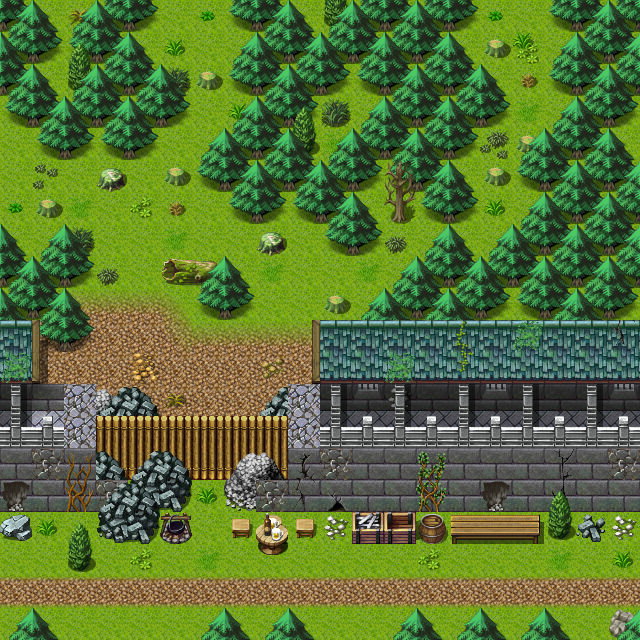

The image is a tile-based game level rendered from a .tmx file. Its description and source (layers, tilesets, objects; grid data summarised) follow:
An orthogonal 20x20 tile map with 32x32 px tiles, 4 tile layers (Ground, Objects, Above, Top), 1 hidden layer not drawn, 60 tilesets and 19 objects (8x spawn, 7x mapchange, 3x script, key).

<map version="1.4" tiledversion="1.4.3" orientation="orthogonal" renderorder="right-down" width="20" height="20" tilewidth="32" tileheight="32" infinite="0" nextlayerid="10" nextobjectid="20">
 <tileset firstgid="1" name="map_bed_1" tilewidth="32" tileheight="32" tilecount="128" columns="16">
  <image source="../drawable/map_bed_1.png" width="512" height="256" />
 </tileset>
 <tileset firstgid="129" name="map_border_1" tilewidth="32" tileheight="32" tilecount="128" columns="16">
  <image source="../drawable/map_border_1.png" width="512" height="256" />
 </tileset>
 <tileset firstgid="257" name="map_bridge_1" tilewidth="32" tileheight="32" tilecount="128" columns="16">
  <image source="../drawable/map_bridge_1.png" width="512" height="256" />
 </tileset>
 <tileset firstgid="385" name="map_bridge_2" tilewidth="32" tileheight="32" tilecount="128" columns="16">
  <image source="../drawable/map_bridge_2.png" width="512" height="256" />
 </tileset>
 <tileset firstgid="513" name="map_broken_1" tilewidth="32" tileheight="32" tilecount="128" columns="16">
  <image source="../drawable/map_broken_1.png" width="512" height="256" />
 </tileset>
 <tileset firstgid="641" name="map_cavewall_1" tilewidth="32" tileheight="32" tilecount="108" columns="18">
  <image source="../drawable/map_cavewall_1.png" width="576" height="192" />
 </tileset>
 <tileset firstgid="749" name="map_cavewall_2" tilewidth="32" tileheight="32" tilecount="108" columns="18">
  <image source="../drawable/map_cavewall_2.png" width="576" height="192" />
 </tileset>
 <tileset firstgid="857" name="map_cavewall_3" tilewidth="32" tileheight="32" tilecount="108" columns="18">
  <image source="../drawable/map_cavewall_3.png" width="576" height="192" />
 </tileset>
 <tileset firstgid="965" name="map_cavewall_4" tilewidth="32" tileheight="32" tilecount="108" columns="18">
  <image source="../drawable/map_cavewall_4.png" width="576" height="192" />
 </tileset>
 <tileset firstgid="1073" name="map_chair_table_1" tilewidth="32" tileheight="32" tilecount="128" columns="16">
  <image source="../drawable/map_chair_table_1.png" width="512" height="256" />
 </tileset>
 <tileset firstgid="1201" name="map_chair_table_2" tilewidth="32" tileheight="32" tilecount="128" columns="16">
  <image source="../drawable/map_chair_table_2.png" width="512" height="256" />
 </tileset>
 <tileset firstgid="1329" name="map_crate_1" tilewidth="32" tileheight="32" tilecount="128" columns="16">
  <image source="../drawable/map_crate_1.png" width="512" height="256" />
 </tileset>
 <tileset firstgid="1457" name="map_cupboard_1" tilewidth="32" tileheight="32" tilecount="128" columns="16">
  <image source="../drawable/map_cupboard_1.png" width="512" height="256" />
 </tileset>
 <tileset firstgid="1585" name="map_curtain_1" tilewidth="32" tileheight="32" tilecount="128" columns="16">
  <image source="../drawable/map_curtain_1.png" width="512" height="256" />
 </tileset>
 <tileset firstgid="1713" name="map_entrance_1" tilewidth="32" tileheight="32" tilecount="128" columns="16">
  <image source="../drawable/map_entrance_1.png" width="512" height="256" />
 </tileset>
 <tileset firstgid="1841" name="map_entrance_2" tilewidth="32" tileheight="32" tilecount="128" columns="16">
  <image source="../drawable/map_entrance_2.png" width="512" height="256" />
 </tileset>
 <tileset firstgid="1969" name="map_fence_1" tilewidth="32" tileheight="32" tilecount="128" columns="16">
  <image source="../drawable/map_fence_1.png" width="512" height="256" />
 </tileset>
 <tileset firstgid="2097" name="map_fence_2" tilewidth="32" tileheight="32" tilecount="128" columns="16">
  <image source="../drawable/map_fence_2.png" width="512" height="256" />
 </tileset>
 <tileset firstgid="2225" name="map_fence_3" tilewidth="32" tileheight="32" tilecount="128" columns="16">
  <image source="../drawable/map_fence_3.png" width="512" height="256" />
 </tileset>
 <tileset firstgid="2353" name="map_fence_4" tilewidth="32" tileheight="32" tilecount="128" columns="16">
  <image source="../drawable/map_fence_4.png" width="512" height="256" />
 </tileset>
 <tileset firstgid="2481" name="map_ground_1" tilewidth="32" tileheight="32" tilecount="128" columns="16">
  <image source="../drawable/map_ground_1.png" width="512" height="256" />
 </tileset>
 <tileset firstgid="2609" name="map_ground_2" tilewidth="32" tileheight="32" tilecount="128" columns="16">
  <image source="../drawable/map_ground_2.png" width="512" height="256" />
 </tileset>
 <tileset firstgid="2737" name="map_ground_3" tilewidth="32" tileheight="32" tilecount="128" columns="16">
  <image source="../drawable/map_ground_3.png" width="512" height="256" />
 </tileset>
 <tileset firstgid="2865" name="map_ground_4" tilewidth="32" tileheight="32" tilecount="128" columns="16">
  <image source="../drawable/map_ground_4.png" width="512" height="256" />
 </tileset>
 <tileset firstgid="2993" name="map_ground_5" tilewidth="32" tileheight="32" tilecount="128" columns="16">
  <image source="../drawable/map_ground_5.png" width="512" height="256" />
 </tileset>
 <tileset firstgid="3121" name="map_ground_6" tilewidth="32" tileheight="32" tilecount="128" columns="16">
  <image source="../drawable/map_ground_6.png" width="512" height="256" />
 </tileset>
 <tileset firstgid="3249" name="map_ground_7" tilewidth="32" tileheight="32" tilecount="128" columns="16">
  <image source="../drawable/map_ground_7.png" width="512" height="256" />
 </tileset>
 <tileset firstgid="3377" name="map_ground_8" tilewidth="32" tileheight="32" tilecount="128" columns="16">
  <image source="../drawable/map_ground_8.png" width="512" height="256" />
 </tileset>
 <tileset firstgid="3505" name="map_house_1" tilewidth="32" tileheight="32" tilecount="128" columns="16">
  <image source="../drawable/map_house_1.png" width="512" height="256" />
 </tileset>
 <tileset firstgid="3633" name="map_house_2" tilewidth="32" tileheight="32" tilecount="128" columns="16">
  <image source="../drawable/map_house_2.png" width="512" height="256" />
 </tileset>
 <tileset firstgid="3761" name="map_indoor_1" tilewidth="32" tileheight="32" tilecount="128" columns="16">
  <image source="../drawable/map_indoor_1.png" width="512" height="256" />
 </tileset>
 <tileset firstgid="3889" name="map_indoor_2" tilewidth="32" tileheight="32" tilecount="128" columns="16">
  <image source="../drawable/map_indoor_2.png" width="512" height="256" />
 </tileset>
 <tileset firstgid="4017" name="map_kitchen_1" tilewidth="32" tileheight="32" tilecount="128" columns="16">
  <image source="../drawable/map_kitchen_1.png" width="512" height="256" />
 </tileset>
 <tileset firstgid="4145" name="map_outdoor_1" tilewidth="32" tileheight="32" tilecount="128" columns="16">
  <image source="../drawable/map_outdoor_1.png" width="512" height="256" />
 </tileset>
 <tileset firstgid="4273" name="map_pillar_1" tilewidth="32" tileheight="32" tilecount="128" columns="16">
  <image source="../drawable/map_pillar_1.png" width="512" height="256" />
 </tileset>
 <tileset firstgid="4401" name="map_pillar_2" tilewidth="32" tileheight="32" tilecount="128" columns="16">
  <image source="../drawable/map_pillar_2.png" width="512" height="256" />
 </tileset>
 <tileset firstgid="4529" name="map_plant_1" tilewidth="32" tileheight="32" tilecount="128" columns="16">
  <image source="../drawable/map_plant_1.png" width="512" height="256" />
 </tileset>
 <tileset firstgid="4657" name="map_plant_2" tilewidth="32" tileheight="32" tilecount="128" columns="16">
  <image source="../drawable/map_plant_2.png" width="512" height="256" />
 </tileset>
 <tileset firstgid="4785" name="map_rock_1" tilewidth="32" tileheight="32" tilecount="128" columns="16">
  <image source="../drawable/map_rock_1.png" width="512" height="256" />
 </tileset>
 <tileset firstgid="4913" name="map_rock_2" tilewidth="32" tileheight="32" tilecount="128" columns="16">
  <image source="../drawable/map_rock_2.png" width="512" height="256" />
 </tileset>
 <tileset firstgid="5041" name="map_roof_1" tilewidth="32" tileheight="32" tilecount="128" columns="16">
  <image source="../drawable/map_roof_1.png" width="512" height="256" />
 </tileset>
 <tileset firstgid="5169" name="map_roof_2" tilewidth="32" tileheight="32" tilecount="128" columns="16">
  <image source="../drawable/map_roof_2.png" width="512" height="256" />
 </tileset>
 <tileset firstgid="5297" name="map_roof_3" tilewidth="32" tileheight="32" tilecount="128" columns="16">
  <image source="../drawable/map_roof_3.png" width="512" height="256" />
 </tileset>
 <tileset firstgid="5425" name="map_shop_1" tilewidth="32" tileheight="32" tilecount="128" columns="16">
  <image source="../drawable/map_shop_1.png" width="512" height="256" />
 </tileset>
 <tileset firstgid="5553" name="map_sign_ladder_1" tilewidth="32" tileheight="32" tilecount="128" columns="16">
  <image source="../drawable/map_sign_ladder_1.png" width="512" height="256" />
 </tileset>
 <tileset firstgid="5681" name="map_table_1" tilewidth="32" tileheight="32" tilecount="128" columns="16">
  <image source="../drawable/map_table_1.png" width="512" height="256" />
 </tileset>
 <tileset firstgid="5809" name="map_trail_1" tilewidth="32" tileheight="32" tilecount="128" columns="16">
  <image source="../drawable/map_trail_1.png" width="512" height="256" />
 </tileset>
 <tileset firstgid="5937" name="map_transition_1" tilewidth="32" tileheight="32" tilecount="128" columns="16">
  <image source="../drawable/map_transition_1.png" width="512" height="256" />
 </tileset>
 <tileset firstgid="6065" name="map_transition_2" tilewidth="32" tileheight="32" tilecount="128" columns="16">
  <image source="../drawable/map_transition_2.png" width="512" height="256" />
 </tileset>
 <tileset firstgid="6193" name="map_transition_3" tilewidth="32" tileheight="32" tilecount="128" columns="16">
  <image source="../drawable/map_transition_3.png" width="512" height="256" />
 </tileset>
 <tileset firstgid="6321" name="map_transition_4" tilewidth="32" tileheight="32" tilecount="128" columns="16">
  <image source="../drawable/map_transition_4.png" width="512" height="256" />
 </tileset>
 <tileset firstgid="6449" name="map_transition_5" tilewidth="32" tileheight="32" tilecount="128" columns="16">
  <image source="../drawable/map_transition_5.png" width="512" height="256" />
 </tileset>
 <tileset firstgid="6577" name="map_tree_1" tilewidth="32" tileheight="32" tilecount="128" columns="16">
  <image source="../drawable/map_tree_1.png" width="512" height="256" />
 </tileset>
 <tileset firstgid="6705" name="map_tree_2" tilewidth="32" tileheight="32" tilecount="128" columns="16">
  <image source="../drawable/map_tree_2.png" width="512" height="256" />
 </tileset>
 <tileset firstgid="6833" name="map_wall_1" tilewidth="32" tileheight="32" tilecount="128" columns="16">
  <image source="../drawable/map_wall_1.png" width="512" height="256" />
 </tileset>
 <tileset firstgid="6961" name="map_wall_2" tilewidth="32" tileheight="32" tilecount="120" columns="15">
  <image source="../drawable/map_wall_2.png" width="480" height="256" />
 </tileset>
 <tileset firstgid="7081" name="map_wall_3" tilewidth="32" tileheight="32" tilecount="120" columns="15">
  <image source="../drawable/map_wall_3.png" width="480" height="256" />
 </tileset>
 <tileset firstgid="7201" name="map_wall_4" tilewidth="32" tileheight="32" tilecount="120" columns="15">
  <image source="../drawable/map_wall_4.png" width="480" height="256" />
 </tileset>
 <tileset firstgid="7321" name="map_window_1" tilewidth="32" tileheight="32" tilecount="128" columns="16">
  <image source="../drawable/map_window_1.png" width="512" height="256" />
 </tileset>
 <tileset firstgid="7449" name="map_window_2" tilewidth="32" tileheight="32" tilecount="128" columns="16">
  <image source="../drawable/map_window_2.png" width="512" height="256" />
 </tileset>
 <layer id="1" name="Ground" width="20" height="20">
  <data>[400 cells, 400 non-empty, 10 distinct tile ids]</data>
 </layer>
 <layer id="2" name="Objects" width="20" height="20">
  <data>[400 cells, 253 non-empty, 65 distinct tile ids]</data>
 </layer>
 <layer id="3" name="Above" width="20" height="20">
  <data>[400 cells, 90 non-empty, 17 distinct tile ids]</data>
 </layer>
 <layer id="4" name="Top" width="20" height="20">
  <data>[400 cells, 17 non-empty, 3 distinct tile ids]</data>
 </layer>
 <layer id="5" name="Walkable" width="20" height="20" visible="0">
  <data>[400 cells, 222 non-empty, 1 distinct tile ids]</data>
 </layer>
 <objectgroup id="6" name="Mapevents">
  <object id="4" name="east1" type="mapchange" x="608" y="384" width="32" height="64">
   <properties>
    <property name="map" value="wild18" />
    <property name="place" value="west1" />
   </properties>
  </object>
  <object id="6" name="north1" type="mapchange" x="160" y="0" width="64" height="32">
   <properties>
    <property name="map" value="blackwater_mountain0" />
    <property name="place" value="south1" />
   </properties>
  </object>
  <object id="7" name="west1" type="mapchange" x="0" y="128" width="32" height="128">
   <properties>
    <property name="map" value="wild20" />
    <property name="place" value="east1" />
   </properties>
  </object>
  <object id="14" name="north2" type="mapchange" x="480" y="0" width="64" height="32">
   <properties>
    <property name="map" value="blackwater_mountain0" />
    <property name="place" value="south2" />
   </properties>
  </object>
  <object id="15" name="east2" type="mapchange" x="608" y="512" width="32" height="96">
   <properties>
    <property name="map" value="wild18" />
    <property name="place" value="west2" />
   </properties>
  </object>
  <object id="18" name="west2" type="mapchange" x="0" y="544" width="32" height="96">
   <properties>
    <property name="map" value="wild20" />
    <property name="place" value="east2" />
   </properties>
  </object>
  <object id="19" name="south" type="mapchange" x="64" y="608" width="128" height="32">
   <properties>
    <property name="map" value="stoutford_ne" />
    <property name="place" value="north" />
   </properties>
  </object>
  <object id="21" name="stn_gyra_m19_1" type="script" x="544" y="544" width="32" height="96" />
  <object id="23" name="stn_gyra_100" type="script" x="224" y="512" width="32" height="128" />
  <object id="24" name="stn_gyra_60" type="script" x="192" y="480" width="32" height="160" />
 </objectgroup>
 <objectgroup id="7" name="Spawn">
  <object id="9" name="forestwolf1" type="spawn" x="32" y="32" width="544" height="320">
   <properties>
    <property name="quantity" value="4" />
   </properties>
  </object>
  <object id="8" name="forestbeetle" type="spawn" x="96" y="288" width="192" height="128">
   <properties>
    <property name="quantity" type="int" value="2" />
   </properties>
  </object>
  <object id="10" name="stoutford_guard1" type="spawn" x="352" y="384" width="224" height="32">
   <properties>
    <property name="spawngroup" value="stoutford_guard1" />
   </properties>
  </object>
  <object id="11" name="stoutford_guard1a" type="spawn" x="32" y="384" width="32" height="32">
   <properties>
    <property name="spawngroup" value="stoutford_guard1" />
   </properties>
  </object>
  <object id="12" name="stoutford_guard1b" type="spawn" x="192" y="512" width="32" height="32">
   <properties>
    <property name="spawngroup" value="stoutford_guard1" />
   </properties>
  </object>
  <object id="13" name="stoutford_guard1c" type="spawn" x="128" y="576" width="288" height="32">
   <properties>
    <property name="spawngroup" value="stoutford_guard1" />
   </properties>
  </object>
  <object id="22" name="stn_gyra1" type="spawn" x="576" y="544" width="32" height="64">
   <properties>
    <property name="active" value="false" />
   </properties>
  </object>
  <object id="26" name="stn_gyra2" type="spawn" x="288" y="544" width="32" height="96">
   <properties>
    <property name="active" value="false" />
   </properties>
  </object>
 </objectgroup>
 <objectgroup id="8" name="Keys">
  <object id="25" name="base_nondisplay:2" type="key" x="256" y="544" width="32" height="96">
   <properties>
    <property name="phrase" value="stn_gyra_52" />
    <property name="requireId" value="base_nondisplay" />
    <property name="requireNegation" value="true" />
    <property name="requireType" value="questProgress" />
    <property name="requireValue" value="2" />
   </properties>
  </object>
 </objectgroup>
 <objectgroup id="9" name="Replace" />
</map>
